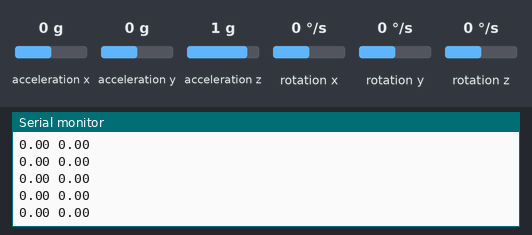
The sketch below on a simulated Arduino Uno, built with avr-gcc and run on an emulated ATmega328P. Shown: the last lines printed to the serial monitor. Wiring (inferred from the names in the program): MPU-6050 motion sensor at I2C address 0x68. The inputs (shaded band) are chosen by the test bench; at power-on: acceleration x 0 g, acceleration y 0 g, acceleration z 1 g, rotation x 0 °/s, rotation y 0 °/s, rotation z 0 °/s.

Above: at 4.7 s.
4.8 s: acceleration x set to -1.4 g
At 5.5 s:
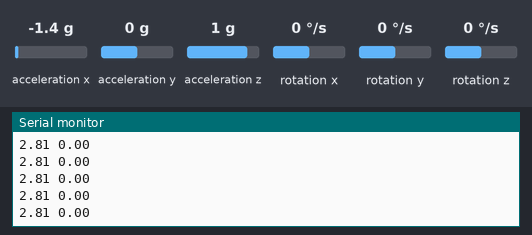
7.8 s: acceleration y set to -1.4 g
At 8.4 s:
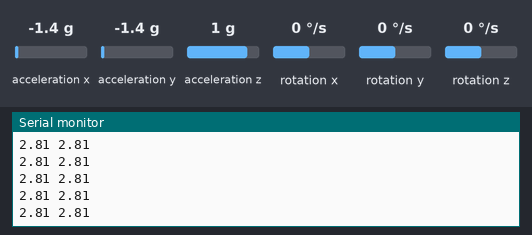
9.3 s: acceleration z set to -1.4 g
At 10.4 s:
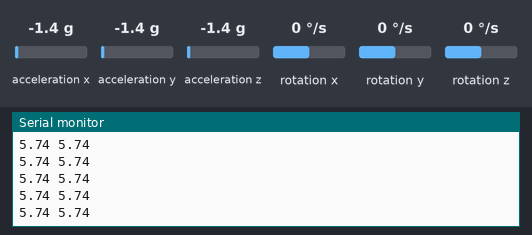
10.8 s: rotation x set to -192 °/s
At 11.4 s:
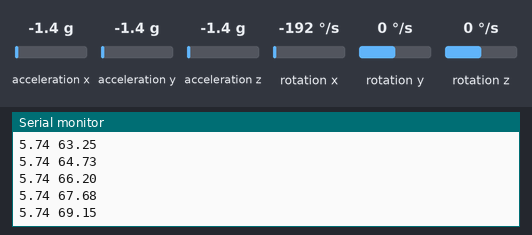
12.3 s: rotation y set to -192 °/s
At 13.4 s:
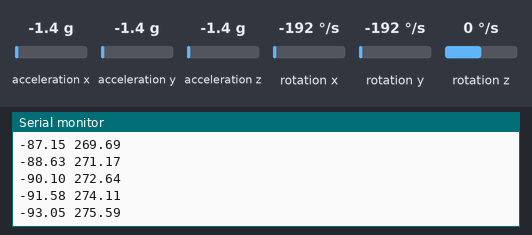
Timing chart, 0 to 14.8 s (numbered marks = the images above; inputs shaded):
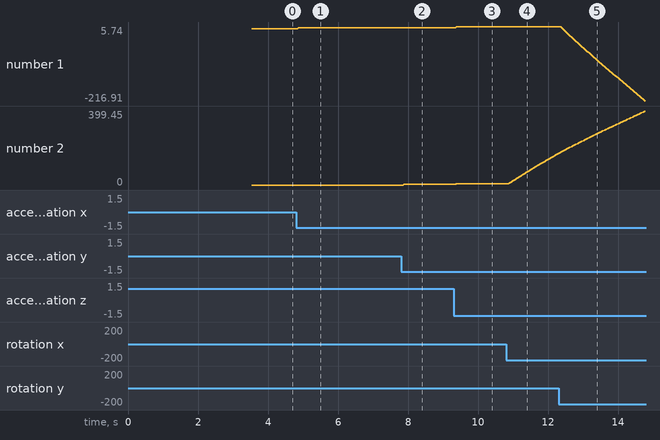

The sketch:

gyro_scratch.ino
```cpp
#include<Wire.h>
const int MPU_addr=0x68;  // I2C address of the MPU-6050
int16_t AcX,AcY,AcZ,Tmp,GyX,GyY,GyZ;

float accel_x_zero, accel_y_zero, accel_z_zero;
float real_accel_x, real_accel_y, real_accel_z; // Unit: G's (9.8 m/s^2)

float gyro_x_zero, gyro_y_zero, gyro_z_zero;
float real_gyro_x, real_gyro_y, real_gyro_z; // Unit: Degrees/second

float pitch_from_accel, roll_from_accel;
float pitch_from_gyro, roll_from_gyro, yaw_from_gyro;

float pitch, roll, yaw;

//=====================================================================
//START SETUP
//=====================================================================
void setup(){
  Wire.begin();
  Wire.beginTransmission(MPU_addr);
  Wire.write(0x6B);  // PWR_MGMT_1 register
  Wire.write(0);     // set to zero (wakes up the MPU-6050)
  Wire.endTransmission(true);
  Serial.begin(9600);

  // Maybe add in a 20 sec delay here to let the MPU balance...

  compute_zero_accels();
  compute_zero_gyros();
}

//=====================================================================
//START LOOP
//=====================================================================
void loop(){
  // Ready in all the values
  unsigned long start_time = micros();

  Wire.beginTransmission(MPU_addr);
  Wire.write(0x3B);  // starting with register 0x3B (ACCEL_XOUT_H)
  Wire.endTransmission(false);
  Wire.requestFrom(MPU_addr,14,true);  // request a total of 14 registers
  AcX=Wire.read()<<8|Wire.read();  // 0x3B (ACCEL_XOUT_H) & 0x3C (ACCEL_XOUT_L)
  AcY=Wire.read()<<8|Wire.read();  // 0x3D (ACCEL_YOUT_H) & 0x3E (ACCEL_YOUT_L)
  AcZ=Wire.read()<<8|Wire.read();  // 0x3F (ACCEL_ZOUT_H) & 0x40 (ACCEL_ZOUT_L)
  Tmp=Wire.read()<<8|Wire.read();  // 0x41 (TEMP_OUT_H) & 0x42 (TEMP_OUT_L)
  GyX=Wire.read()<<8|Wire.read();  // 0x43 (GYRO_XOUT_H) & 0x44 (GYRO_XOUT_L)
  GyY=Wire.read()<<8|Wire.read();  // 0x45 (GYRO_YOUT_H) & 0x46 (GYRO_YOUT_L)
  GyZ=Wire.read()<<8|Wire.read();  // 0x47 (GYRO_ZOUT_H) & 0x48 (GYRO_ZOUT_L)

  // these are temporary values, so they can be local variables (only used to compute real_accels)
  float raw_accel_x = AcX;
  float raw_accel_y = AcY;
  float raw_accel_z = AcZ;

  float raw_gyro_x = GyX;
  float raw_gyro_y = GyY;
  float raw_gyro_z = GyZ;

  /* Here, we get the real values for acceleration, in G's:
   * ACCEL_X -> (PITCH) This value measures acceleration front to back on the quad
   * ACCEL_Y -> (ROLL) This value measures acceleration side to side on the quad
   * ACCEL_Z -> (GRAVITY) This value measures acceleration up and down on the quad (default value is 1 due to gravity) */
  real_accel_x = (raw_accel_x - accel_x_zero) / 8192;
  real_accel_y = (raw_accel_y - accel_y_zero) / 8192;
  real_accel_z = (raw_accel_z - (accel_z_zero-8192))/8192; // subtract 8192 to account for gravity's influence

  /* Here, we get the real values for gyro, in degrees/second:
   * GYRO_X -> (ROLL) This value measures rotation side to side
   * GYRO_Y -> (PITCH) This value measures rotation front to back
   * GYRO_Z -> (YAW) This value measures rotation about the vertical axis
   */
  real_gyro_x = (raw_gyro_x - gyro_x_zero) / 65.5;
  real_gyro_y = (raw_gyro_y - gyro_y_zero) / 65.5;
  real_gyro_z = (raw_gyro_z - gyro_z_zero) / 65.5;

  // Now we have good values for both accel and gyro, let's use accel values to calculate pitch and roll angles

  // Take the inverse tangent of accel_y / accel_z -> this will output in radians, so translate to degrees...
  roll_from_accel = -1*(180 / PI) * atan2(real_accel_y, real_accel_z);
  // Take the inverse tangent of accel_x / accel_z -> this will output in radians, so translate to degrees...
  pitch_from_accel = -1*(180 / PI) * atan2(real_accel_x, real_accel_z);

  // Now we have accurate pitch and roll from accel, we need pitch and roll based on our gyro outputs (RUNNING AT 250 Hz)
  pitch_from_gyro += real_gyro_y*0.004; // since we are taking 4 ms for each loop, multiply by this...
  roll_from_gyro -= real_gyro_x*0.004;
  yaw_from_gyro += real_gyro_z*0.004;

  /* FIX THIS, MESSING UP THE REST...
  // Last important step here is to account for switchover when roll and pitch are affected by yaw
  float old_p_f_g = pitch_from_gyro;
  float old_r_f_g = roll_from_gyro;
  pitch_from_gyro -= old_r_f_g * sin(-real_gyro_z * PI / 180 * 0.004);
  roll_from_gyro += old_p_f_g * sin(-real_gyro_z * PI / 180 * 0.004);*/

  yaw = yaw_from_gyro;
  pitch = 0.96*pitch_from_gyro + 0.04*pitch_from_accel;
  roll = 0.96*roll_from_gyro + 0.04*roll_from_accel;

  // Print PITCH and ROLL:
  Serial.print(pitch);
  Serial.print(" ");
  Serial.println(roll);

  // Print pitch and roll (from gryo)
  /*Serial.print(pitch_from_gyro);
  Serial.print(" ");
  Serial.println(roll_from_gyro);*/

  // Print acceleration values (filtered from MPU)
  /*Serial.print(real_accel_x);
  Serial.print(" ");
  Serial.print(real_accel_y);
  Serial.print(" ");
  Serial.println(real_accel_z); */

  // Print gyro values (filtered from MPU)
  /*Serial.print(real_gyro_x);
  Serial.print(" ");
  Serial.print(real_gyro_y);
  Serial.print(" ");
  Serial.println(real_gyro_z);*/

  // Print roll and pitch based on acceleration
  /*Serial.print(roll_from_accel);
  Serial.print(" ");
  Serial.println(pitch_from_accel); */
}

void compute_zero_accels() {
  float accel_x_total = 0;
  float accel_y_total = 0;
  float accel_z_total = 0;

  for (int i = 0; i < 1000; i ++) {
    Wire.beginTransmission(MPU_addr);
    Wire.write(0x3B);  // starting with register 0x3B (ACCEL_XOUT_H)
    Wire.endTransmission(false);
    Wire.requestFrom(MPU_addr,14,true);  // request a total of 14 registers
    AcX=Wire.read()<<8|Wire.read();  // 0x3B (ACCEL_XOUT_H) & 0x3C (ACCEL_XOUT_L)
    AcY=Wire.read()<<8|Wire.read();  // 0x3D (ACCEL_YOUT_H) & 0x3E (ACCEL_YOUT_L)
    AcZ=Wire.read()<<8|Wire.read();  // 0x3F (ACCEL_ZOUT_H) & 0x40 (ACCEL_ZOUT_L)

    float accel_x = AcX;
    float accel_y = AcY;
    float accel_z = AcZ;

    accel_x_total += accel_x;
    accel_y_total += accel_y;
    accel_z_total += accel_z;
  }

  accel_x_zero = accel_x_total / 1000;
  accel_y_zero = accel_y_total / 1000;
  accel_z_zero = accel_z_total / 1000;
}

void compute_zero_gyros() {
  float gyro_x_total = 0;
  float gyro_y_total = 0;
  float gyro_z_total = 0;

  for (int i = 0; i < 1000; i ++) {
    Wire.beginTransmission(MPU_addr);
    Wire.write(0x3B);  // starting with register 0x3B (ACCEL_XOUT_H)
    Wire.endTransmission(false);
    Wire.requestFrom(MPU_addr,14,true);  // request a total of 14 registers
    AcX=Wire.read()<<8|Wire.read();  // 0x3B (ACCEL_XOUT_H) & 0x3C (ACCEL_XOUT_L)
    AcY=Wire.read()<<8|Wire.read();  // 0x3D (ACCEL_YOUT_H) & 0x3E (ACCEL_YOUT_L)
    AcZ=Wire.read()<<8|Wire.read();  // 0x3F (ACCEL_ZOUT_H) & 0x40 (ACCEL_ZOUT_L)
    Tmp=Wire.read()<<8|Wire.read();  // 0x41 (TEMP_OUT_H) & 0x42 (TEMP_OUT_L)
    GyX=Wire.read()<<8|Wire.read();  // 0x43 (GYRO_XOUT_H) & 0x44 (GYRO_XOUT_L)
    GyY=Wire.read()<<8|Wire.read();  // 0x45 (GYRO_YOUT_H) & 0x46 (GYRO_YOUT_L)
    GyZ=Wire.read()<<8|Wire.read();  // 0x47 (GYRO_ZOUT_H) & 0x48 (GYRO_ZOUT_L)

    float gyro_x = GyX;
    float gyro_y = GyY;
    float gyro_z = GyZ;

    gyro_x_total += gyro_x;
    gyro_y_total += gyro_y;
    gyro_z_total += gyro_z;
  }

  gyro_x_zero = gyro_x_total / 1000;
  gyro_y_zero = gyro_y_total / 1000;
  gyro_z_zero = gyro_z_total / 1000;
}
```

Measured:
- after the input at 4.8 s, the serial monitor: prints a new line after 0.07 s (image 1)
- after the input at 7.8 s, the serial monitor: prints a new line after 0.08 s (image 2)
- after the input at 9.3 s, the serial monitor: prints a new line after 0.08 s (image 3)
- after the input at 10.8 s, the serial monitor: prints a new line after 0.07 s (image 4)
- plotted number 1: 0 → 2.81 after the input at 4.8 s, 2.81 → 5.74 after the input at 9.3 s
- plotted number 2: 2.81 → 5.74 after the input at 9.3 s, 5.74 → 169.42 after the input at 10.8 s
